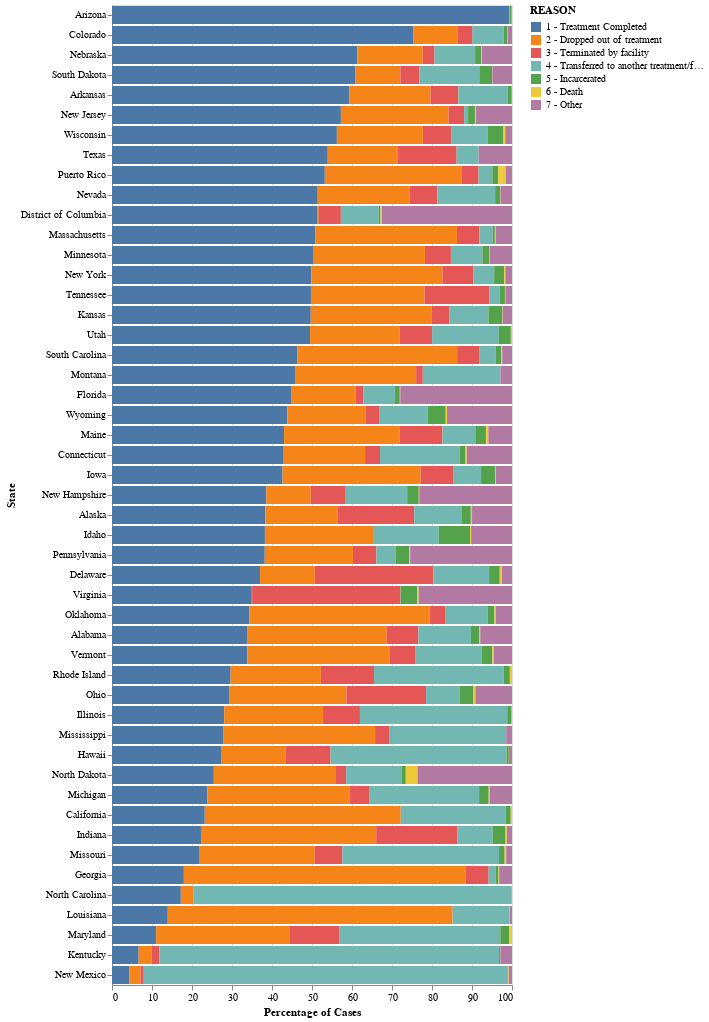

This figure's notebook cell:
### Code cell
%matplotlib inline

import altair as alt

#completion_df.groupby(['STFIPS'])['COUNT'].plot.barh(stacked=True,title='DISCHARGE RATES BY STATE', figsize=(8,10))

# bar = alt.Chart(state_completion_df).mark_bar().encode(
#     y='STFIPS:N',
#     x='PERC:Q',
#     color='REASON:N',
# #    order=alt.Order('PERC', sort='ascending'
# #                   )
# )

bar = alt.Chart(state_completion_df).mark_bar().transform_calculate(
        filtered='datum.REASON == "1 - Treatment Completed" ? datum.PERC : 0'
        ).encode(
            x=alt.X('PERC:Q', scale=alt.Scale(domain=(0,100)), axis=alt.Axis(title='Percentage of Cases')),
            y=alt.Y('STFIPS:N', sort=alt.SortField('filtered', order = 'descending'), axis=alt.Axis(title='State')),
            color='REASON:N',
            order=alt.Order('REASON',sort='ascending'))

bar

### Figure 1 — Vega-Lite specification as saved in the notebook (floating-point values rounded to 4 significant figures; data arrays with more than 128 entries replaced by an {"elided": "..."} marker saying what was removed)
{"config": {"view": {"continuousWidth": 400, "continuousHeight": 300}}, "data": {"name": "data-fa7754b2b84ba4b01f17a4c7609b85e6"}, "mark": "bar", "encoding": {"color": {"field": "REASON", "type": "nominal"}, "order": {"field": "REASON", "sort": "ascending", "type": "nominal"}, "x": {"axis": {"title": "Percentage of Cases"}, "field": "PERC", "scale": {"domain": [0, 100]}, "type": "quantitative"}, "y": {"axis": {"title": "State"}, "field": "STFIPS", "sort": {"field": "filtered", "order": "descending"}, "type": "nominal"}}, "transform": [{"calculate": "datum.REASON == \"1 - Treatment Completed\" ? datum.PERC : 0", "as": "filtered"}], "$schema": "https://vega.github.io/schema/vega-lite/v4.17.0.json", "datasets": {"data-fa7754b2b84ba4b01f17a4c7609b85e6": {"elided": "338 records"}}}
